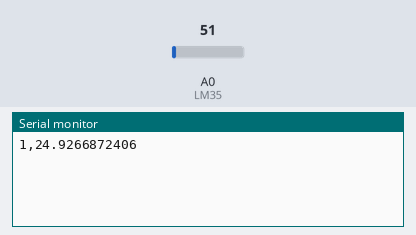
This program was run on a simulated Arduino Nano, built with avr-gcc and run on an emulated ATmega328P. Parts: the last lines printed to the serial monitor. The inputs (shaded band) are chosen by the test bench; at power-on: A0 (LM35) = 51.

Above: at 1.2 s.
1.3 s: A0 (LM35) set to 61
At 2.4 s:
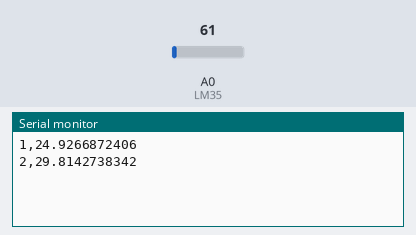
2.8 s: A0 (LM35) set to 71
At 3.8 s:
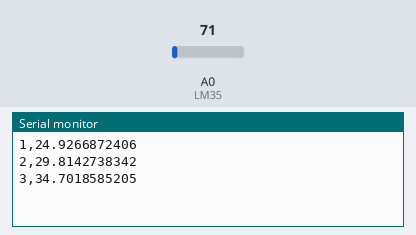
Timing chart, 0 to 5.8 s (numbered marks = the images above; inputs shaded):
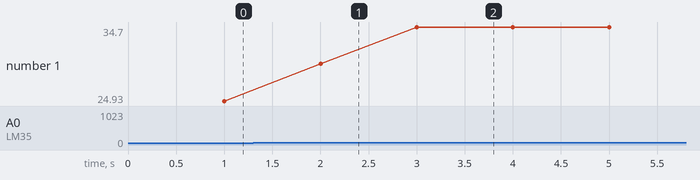

Measured:
- after the input at 1.3 s, the serial monitor: prints a new line after 0.70 s (image 1)
- after the input at 2.8 s, the serial monitor: prints a new line after 0.20 s (image 2)
- plotted number 1: 24.93 → 29.81 after the input at 1.3 s, 29.81 → 34.7 after the input at 2.8 s

The program:

main.cpp
```cpp
/*
 * Author: Eduardo S. Pereira
 * Version: 0.1
 * Date: 30/03/2017
 */


#include "Arduino.h"


const int LM35 = A0;
float temperatura;
unsigned long t0 = millis();
unsigned long t1 = t0;


// Smooth Temp Data

const int readsSize = 30;
unsigned int readIndex = 0;
unsigned int reads[readsSize];

unsigned int totalReads;
unsigned int averageReads;

void smoothTemp(){
        totalReads = totalReads - reads[readIndex];

        reads[readIndex] = analogRead(LM35);

        totalReads = totalReads + reads[readIndex];
        readIndex += 1;
        if(readIndex >= readsSize) {
                readIndex = 0;
        }

        averageReads = totalReads / readsSize;

}

void setup(){
        Serial.begin(9600);
        for(int i = 0; i < readsSize; i++ ) {
                reads[i] = 0;
        }

}

void loop(){
        //temperatura = (float(analogRead(LM35)) * 5 / 1023) / 0.01;

        smoothTemp();

        temperatura = (float(averageReads) * 5 / 1023) / 0.01;

        if(millis() - t1 >= 1000) {
                t1 = millis();
                unsigned long t2 =  (t1 - t0) /  1000;
                Serial.print(t2, DEC);
                Serial.print(',');
                Serial.println(temperatura,DEC);
        }

}
```
